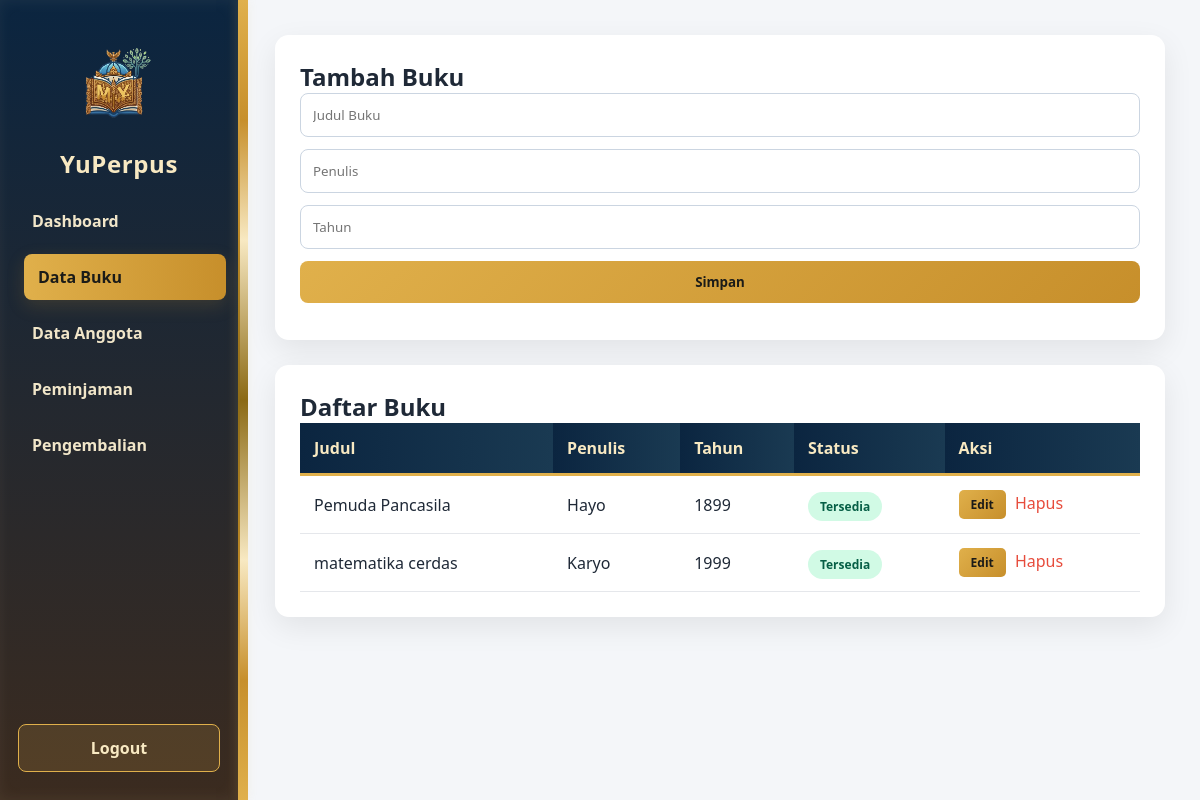
Screenshot of /buku.php (signed in) with the database file from the repository.
### tables this page shows
CREATE TABLE `buku` (
  `id` int(11) NOT NULL,
  `judul` varchar(100) DEFAULT NULL,
  `penulis` varchar(100) DEFAULT NULL,
  `tahun` int(11) DEFAULT NULL,
  `status` varchar(20) DEFAULT NULL
);

### buku.php (the view, shortened to what this page needs)
<?php include 'koneksi.php'; ?>
<!DOCTYPE html>
<html>
<head>
    <link rel="stylesheet" href="assets/dashboard.css">
</head>
<body>
    <div class="container">
        <div class="sidebar">
            <img src="assets/logo.png" alt="Library Logo" class="sidebar-logo">
            <h2>YuPerpus</h2>
            <a href="dashboard.php">Dashboard</a>
            <a href="buku.php" class="active">Data Buku</a>
            <a href="anggota.php">Data Anggota</a>
            <a href="pinjam.php">Peminjaman</a>
            <a href="kembali.php">Pengembalian</a>
            <a href="logout.php">Logout</a>
        </div>
        <div class="content">
            <div class="card form-card">
                <h2>Tambah Buku</h2>
                <form method="post">
                    <input type="text" name="judul" placeholder="Judul Buku" autocomplete="off" required>
                    <input type="text" name="penulis" placeholder="Penulis" autocomplete="off" required>
                    <input type="number" name="tahun" placeholder="Tahun" autocomplete="off" required>
                    <button name="simpan">Simpan</button>
                </form>
            </div>
            <div class="card table-card">
                <h2>Daftar Buku</h2>
                <table>
                    <tr>
                        <th>Judul</th>
                        <th>Penulis</th>
                        <th>Tahun</th>
                        <th>Status</th>
                        <th>Aksi</th>
                    </tr>
                    <?php
                    $data = mysqli_query($koneksi, "SELECT * FROM buku");
                    while ($d = mysqli_fetch_array($data)) {
                        $id_buku = isset($d['id_buku']) ? $d['id_buku'] : (isset($d['id']) ? $d['id'] : '');
                        echo "<tr>
        <td>$d[judul]</td>
        <td>$d[penulis]</td>
        <td>$d[tahun]</td>
        <td><span class='status-" . strtolower($d['status']) . "'>$d[status]</span></td>
        <td>
            <button class='btn-edit' onclick=\"editBuku('$id_buku', '" . addslashes($d['judul']) . "', '" . addslashes($d['penulis']) . "', '$d[tahun]')\">Edit</button>
            <a href='buku.php?delete=$id_buku' onclick=\"return confirm('Yakin ingin menghapus buku ini?')\" style='color: #e74c3c; text-decoration: none; margin-left:5px;'>Hapus</a>
        </td>
    </tr>";
                    }
                    ?>
                </table>
            </div>
        </div>
    </div>
</body>
</html>

### assets/dashboard.css (style rules this page uses)
* { margin: 0; padding: 0; box-sizing: border-box; font-family: 'Segoe UI', sans-serif; }
body { background: #f4f6f9; color: #1f2937; }
.container { display: flex; min-height: 100vh; }
.sidebar { width: 240px; background: linear-gradient(180deg,#0b2540 0%, #3b2b1f 100%); padding: 28px 18px; position: fixed; top: 0; left: 0; height: 100vh; animation: slideIn 0.6s ease; box-shadow: 3px 0 20px rgba(0,0,0,0.35), inset -2px 0 15px rgba(248,233,194,0.08); border-right: 2px solid; border-image: linear-gradient(180deg, #e0b04b, #c78f2b, #8b6914, #c78f2b, #e0b04b) 1; display: flex; flex-direction: column; }
.sidebar h2 { color: #f8e9c2; text-align: center; margin-bottom: 18px; font-weight: 700; letter-spacing: 0.6px; }
.sidebar-logo { display: block; margin: 12px auto; width: 150px; max-width: 90%; height: auto; border-radius: 8px; background: transparent; padding: 0; object-fit: contain; }
@media (min-width: 900px) { .sidebar-logo { width: 200px; } }
.sidebar a { display: block; color: #f1e6c9; text-decoration: none; padding: 12px 14px; border-radius: 8px; margin-bottom: 10px; transition: all 0.25s ease; font-weight: 600; }
.sidebar a.active { background: linear-gradient(90deg,#e0b04b, #c78f2b); color: #1b1b18; box-shadow: 0 6px 18px rgba(199,143,43,0.18); transform: translateX(6px); }
.sidebar a:last-child { margin-top: auto; margin-bottom: 0; background: rgba(224, 176, 75, 0.15); border: 1px solid #e0b04b; border-radius: 8px; padding: 12px 14px; color: #f8e9c2; text-align: center; transition: all 0.25s ease; }
.content { margin-left: 240px; padding: 35px; width: calc(100% - 240px); position: relative; background: #f4f6f9; }
.content::before { content: ""; position: absolute; left: 0; top: 0; width: 8px; height: 100%; background: linear-gradient(180deg, #e0b04b 0%, #c78f2b 15%, #f8e9c2 30%, #8b6914 50%, #f8e9c2 70%, #c78f2b 85%, #e0b04b 100%); box-shadow: -2px 0 12px rgba(224, 176, 75, 0.15); pointer-events: none; }
.card { background: white; padding: 25px; border-radius: 14px; margin-bottom: 25px; box-shadow: 0 10px 30px rgba(0,0,0,0.08); animation: fadeUp 0.6s ease; }
.fade-in { animation: fadeSlide 0.6s ease forwards; }
.table-card table { width: 100%; border-collapse: collapse; }
.table-card th { background: linear-gradient(90deg, #0b2540, #1a3a52); color: #f8e9c2; padding: 14px; text-align: left; border-bottom: 3px solid #e0b04b; }
.table-card td { padding: 14px; border-bottom: 1px solid #e5e7eb; }
.form-card input, .form-card select, .form-card button { width: 100%; padding: 12px; margin-bottom: 12px; border-radius: 8px; border: 1px solid #cbd5e1; }
.form-card button { background: linear-gradient(135deg, #e0b04b, #c78f2b); color: #1b1b18; border: none; cursor: pointer; transition: 0.3s; font-weight: 600; }
.status-tersedia { background: #d1fae5; color: #065f46; padding: 6px 12px; border-radius: 20px; font-size: 12px; font-weight: bold; }
.btn-edit { background: linear-gradient(135deg, #e0b04b, #c78f2b); color: #1b1b18; border: none; padding: 6px 12px; border-radius: 5px; cursor: pointer; font-weight: bold; font-size: 12px; transition: 0.3s; }

### rows the page displays
buku: judul "Pemuda Pancasila", penulis "Hayo", tahun "1899", status "Tersedia"
buku: judul "matematika cerdas", penulis "Karyo", tahun "1999", status "Tersedia"
